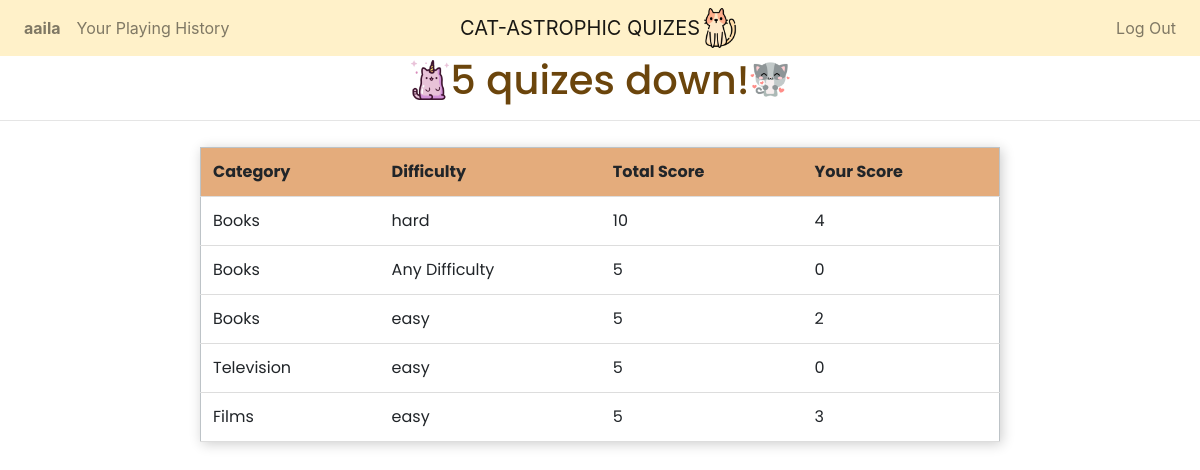
/histoy (signed in), run on the app's committed database.
### quiz/models.py (models this page shows, shortened)
class User(AbstractUser):
    pass

class Score(models.Model):
    category= models.ForeignKey(Category, on_delete=models.CASCADE,  blank=True, null = True , related_name="score_category")
    score = models.IntegerField(default=1, blank=True, null=True)
    difficulty = models.CharField(max_length=64)
    total_questions = models.IntegerField(default=1, blank=True, null=True)
    user =  models.ForeignKey(User, on_delete=models.CASCADE,  blank=True, null = True , related_name="user_score")

class Category(models.Model):
    category= models.CharField(max_length=64)
    value = models.IntegerField(default=1, blank=True, null=True)
    description = models.CharField(max_length=500)
    image = models.CharField(max_length=1000)
    def __str__(self):
        return f"{self.category}"

### quiz/views.py (the view)
# urls.py: path("histoy", views.history, name="history"),
def history(request):
    history=Score.objects.filter(user=request.user).order_by("id").reverse()
    no_of_games = history.count()
    return render(request, "quiz/history.html",{
        "games":no_of_games,
        "history":history,
    })

### quiz/templates/quiz/history.html
{% extends "quiz/layout.html" %}
{% block body %}
<h1><img src="../static/quiz/images/catt.png" class="image-nav">{{games}} quizes down!<img src="../static/quiz/images/cattt.png" class="image-nav"></h1>
<hr>
<div class="container4">
<table>
    <tr id="table_heading">
        <th>Category</th>
        <th>Difficulty</th>
        <th>Total Score</th>
        <th>Your Score</th>
    </tr>
{% for history in history %}
    <tr>
        <td>{{history.category}}</td>
        {% if history.difficulty %}
        <td>{{history.difficulty}}</td>
        {% else %}
        <td>Any Difficulty</td>
        {% endif %}
        <td>{{history.total_questions}}</td>
        <td>{{history.score}}</td>
    </tr>
{% endfor %}
</table>
</div>
{% endblock %}

### quiz/templates/quiz/layout.html (shortened to what this page needs)
{% load static %}
<!DOCTYPE html>
<html lang="en">
    <head>
        <link rel="stylesheet" href="https://stackpath.bootstrapcdn.com/bootstrap/4.4.1/css/bootstrap.min.css">
        <link rel="stylesheet" href="{% static 'quiz/style.css' %}">
        <link rel="stylesheet" href="https://cdnjs.cloudflare.com/ajax/libs/font-awesome/4.7.0/css/font-awesome.min.css">
    </head>
    <body>
        <nav class="navbar navbar-expand-lg navbar-light">
            <div class="navbar-collapse w-100 order-1 order-md-0 dual-collapse2">
                <ul class="navbar-nav mr-auto">
                    {% if user.is_authenticated %}
                    <li class="nav-item ">
                        <a class="nav-link" href="{% url 'index' %}"><strong>{{ user.username }}</strong></a>
                    </li>
                    <li class="nav-item">
                        <a class="nav-link" href="{% url 'history' %}">Your Playing History</a>
                    </li>
                    {% endif %}
                </ul>
            </div>
            <div class="mx-auto order-0">
                <a class="navbar-brand mx-auto" href="{% url 'index' %}">CAT-ASTROPHIC QUIZES</a>
            </div>
            <div class="mx-auto order-0">
                <img src="../static/quiz/images/cat.png" alt="Welcome cats" class="image-nav">
            </div>
            <div class="navbar-collapse w-100 order-3 dual-collapse2">
                <ul class="navbar-nav ml-auto">
                    {% if user.is_authenticated %}
                    <li class="nav-item">
                        <a class="nav-link" href="{% url 'logout' %}">Log Out</a>
                    </li>
                </ul>
            </div>
            {% endif %}
        </nav>
        <div class="body">
            {% block body %}
            {% endblock %}
        </div>
    </body>
</html>

### quiz/static/quiz/style.css (style rules this page uses)
* { padding: 0; margin: 0; box-sizing: border-box; }
.body, input { font-family: 'Poppins', sans-serif; }
.navbar { background-color: #fff1c9 }
.image-nav { width:40px; }
@media screen and (min-width: 870px) { table { margin-top:10px; width: 800px; } }
h1 { display: flex; align-items: center; justify-content: center; color: #6b450c; }
.container4 { padding-bottom: 20px; display:flex; justify-content: center; }
.container4 table { position: absolute; border-collapse: collapse; height: 200px; border: 1px solid #bdc3c7; box-shadow: 2px 2px 12px rgba(0, 0,0,0.2), -1px -1px 8px rgba(0, 0,0,0); }
th,td { padding: 12px; text-align: left; border-bottom: 1px solid #ddd; }
#table_heading { background-color: rgb(228, 172, 124); }

### data on the page
User: username "aaila"
Score: category "Books", difficulty "hard", total_questions "10", score "4"
Score: category "Books", difficulty "Any Difficulty", total_questions "5", score "0"
Score: category "Books", difficulty "easy", total_questions "5", score "2"
Score: category "Television", difficulty "easy", total_questions "5", score "0"
Score: category "Films", difficulty "easy", total_questions "5", score "3"

### other printed values
{{ games }} "5"
